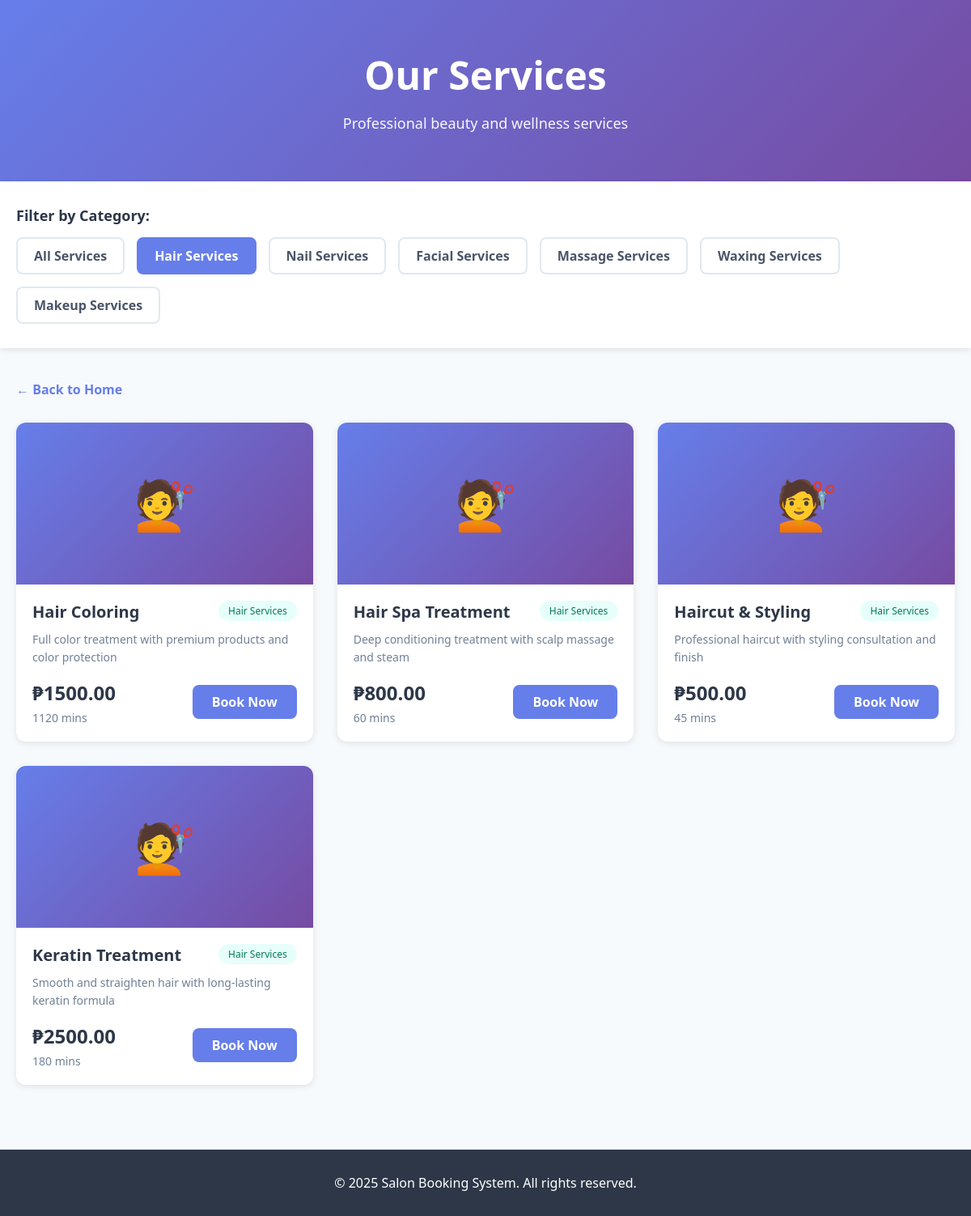
Screenshot of /services/?category=HAIR with the database file from the repository.
### appointments/models.py (models this page shows, shortened)
class Service(models.Model):
    CATEGORY_CHOICES = [
        ('HAIR', 'Hair Services'),
        ('NAIL', 'Nail Services'),
        ('FACIAL', 'Facial Services'),
        ('MASSAGE', 'Massage Services'),
        ('WAXING', 'Waxing Services'),
        ('MAKEUP', 'Makeup Services'),
    ]
    name = models.CharField(max_length=100)
    description = models.TextField()
    category = models.CharField(max_length=20, choices=CATEGORY_CHOICES)
    price = models.DecimalField(max_digits=10, decimal_places=2)
    duration = models.IntegerField(help_text="Duration in minutes")
    image = models.ImageField(upload_to='services/', blank=True, null=True)
    is_active = models.BooleanField(default=True)
    created_at = models.DateTimeField(auto_now_add=True)
    class Meta:
        ordering = ['category', 'name']

### appointments/views.py (the view)
# urls.py: path('services/', views.services_page, name='services'),
def services_page(request):
    category = request.GET.get('category', None)
    services = Service.objects.filter(is_active=True)
    if category:
        services = services.filter(category=category)
    categories = Service.CATEGORY_CHOICES
    context = {
        'services': services,
        'categories': categories,
        'selected_category': category,
    }
    return render(request, 'pages/service_page.html', context)

### appointments/templates/pages/service_page.html (shortened to what this page needs)
<!DOCTYPE html>
<html lang="en">
<head>
</head>
<body>
    <header class="page-header">
        <h1>Our Services</h1>
        <p>Professional beauty and wellness services</p>
    </header>
    <section class="filter-section">
        <div class="filter-container">
            <h3 class="filter-title">Filter by Category:</h3>
            <div class="filter-buttons">
                <a href="{% url 'services_page' %}" class="filter-btn {% if not selected_category %}active{% endif %}">
                    All Services
                </a>
                {% for code, name in categories %}
                    <a href="?category={{ code }}" class="filter-btn {% if selected_category == code %}active{% endif %}">
                        {{ name }}
                    </a>
                {% endfor %}
            </div>
        </div>
    </section>
    <div class="main-content">
        <a href="{% url 'client_homepage' %}" class="back-link">← Back to Home</a>
        {% if services %}
            <div class="services-grid">
                {% for service in services %}
                    {% include 'molecules/service_card.html' with service=service %}
                {% endfor %}
            </div>
        {% else %}
            <div class="no-services">
                <p>No services found in this category.</p>
            </div>
        {% endif %}
    </div>
    <footer class="footer">
        <p>&copy; 2025 Salon Booking System. All rights reserved.</p>
    </footer>
</body>
</html>

### appointments/templates/molecules/service_card.html (shortened to what this page needs)
<div class="service-card">
    {% if service.image %}
        <img src="{{ service.image.url }}" alt="{{ service.name }}" class="service-image">
    {% else %}
        <div class="service-image-placeholder">
            <span class="placeholder-icon">💇</span>
        </div>
    {% endif %}
    <div class="service-content">
        <div class="service-header">
            <h3 class="service-name">{{ service.name }}</h3>
            <span class="service-category-badge">{{ service.get_category_display }}</span>
        </div>
        <p class="service-description">{{ service.description|truncatewords:20 }}</p>
        <div class="service-details">
            <div class="service-info">
                <span class="price">₱{{ service.price }}</span>
                <span class="duration">{{ service.duration }} mins</span>
            </div>
            <a href="{% url 'appointment_form' %}?service={{ service.id }}" class="btn-book">
                Book Now
            </a>
        </div>
    </div>
</div>

### appointments/templates/pages/service_page.html (style rules this page uses)
* { margin: 0; padding: 0; box-sizing: border-box; }
body { font-family: 'Segoe UI', Tahoma, Geneva, Verdana, sans-serif; background: #f7fafc; color: #2d3748; }
.page-header { background: linear-gradient(135deg, #667eea 0%, #764ba2 100%); color: white; padding: 60px 20px; text-align: center; }
.page-header h1 { font-size: 48px; font-weight: 900; margin-bottom: 15px; }
.page-header p { font-size: 18px; opacity: 0.95; }
.filter-section { background: white; padding: 30px 20px; box-shadow: 0 2px 8px rgba(0,0,0,0.1); margin-bottom: 40px; }
.filter-container { max-width: 1200px; margin: 0 auto; }
.filter-title { font-size: 18px; font-weight: 600; margin-bottom: 15px; color: #2d3748; }
.filter-buttons { display: flex; flex-wrap: wrap; gap: 15px; }
.filter-btn { padding: 10px 20px; border-radius: 8px; text-decoration: none; font-weight: 600; transition: all 0.3s ease; border: 2px solid #e2e8f0; background: white; color: #4a5568; }
.filter-btn.active { background: #667eea; color: white; border-color: #667eea; }
.main-content { max-width: 1200px; margin: 0 auto; padding: 0 20px 80px; }
.services-grid { display: grid; grid-template-columns: repeat(auto-fill, minmax(300px, 1fr)); gap: 30px; }
.back-link { display: inline-block; margin-bottom: 30px; color: #667eea; text-decoration: none; font-weight: 600; }
.footer { background: #2d3748; color: white; text-align: center; padding: 30px 20px; }

### appointments/templates/molecules/service_card.html (style rules this page uses)
.service-card { background: white; border-radius: 12px; overflow: hidden; box-shadow: 0 2px 8px rgba(0,0,0,0.1); transition: transform 0.3s ease, box-shadow 0.3s ease; }
.service-image-placeholder { width: 100%; height: 200px; background: linear-gradient(135deg, #667eea 0%, #764ba2 100%); display: flex; align-items: center; justify-content: center; }
.placeholder-icon { font-size: 60px; }
.service-content { padding: 20px; }
.service-header { display: flex; justify-content: space-between; align-items: start; margin-bottom: 10px; }
.service-name { font-size: 20px; font-weight: 600; color: #2d3748; margin: 0; }
.service-category-badge { background: #e6fffa; color: #047857; padding: 4px 12px; border-radius: 20px; font-size: 12px; font-weight: 500; }
.service-description { color: #718096; font-size: 14px; line-height: 1.6; margin: 10px 0; }
.service-details { display: flex; justify-content: space-between; align-items: center; margin-top: 15px; }
.service-info { display: flex; flex-direction: column; gap: 5px; }
.price { font-size: 24px; font-weight: 700; color: #2d3748; }
.duration { color: #718096; font-size: 14px; }
.btn-book { background: #667eea; color: white; padding: 10px 24px; border-radius: 8px; text-decoration: none; font-weight: 600; transition: background 0.3s ease; }

### rows the page displays
Service: name "Hair Coloring", category "Hair Services", description "Full color treatment with premium products and color protection", price "1500.00", duration "1120"
Service: name "Hair Spa Treatment", category "Hair Services", description "Deep conditioning treatment with scalp massage and steam", price "800.00", duration "60"
Service: name "Haircut & Styling", category "Hair Services", description "Professional haircut with styling consultation and finish", price "500.00", duration "45"
Service: name "Keratin Treatment", category "Hair Services", description "Smooth and straighten hair with long-lasting keratin formula", price "2500.00", duration "180"

### other values shown
{{ name }} "Hair Services" "Nail Services" "Facial Services" "Massage Services" "Waxing Services" "Makeup Services"
